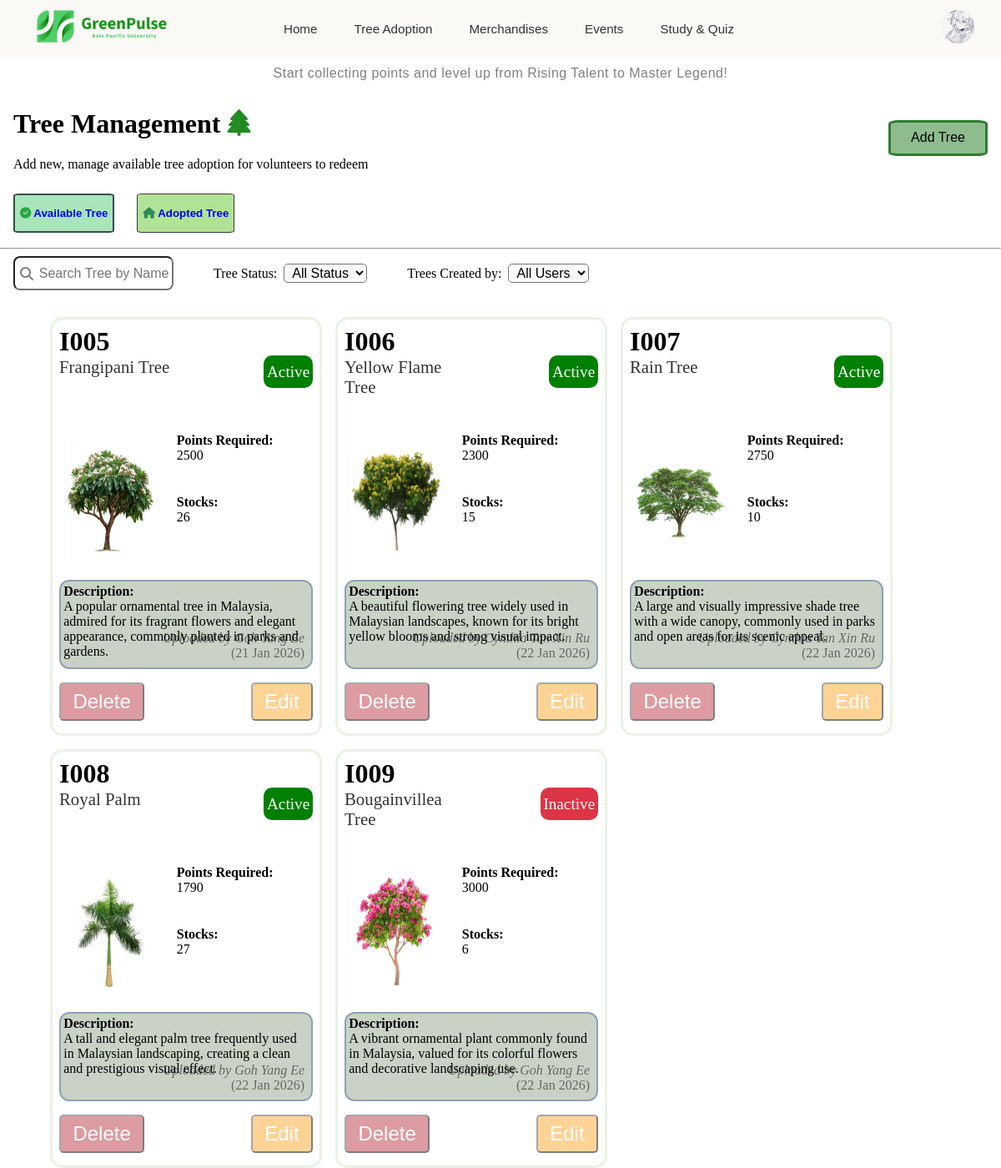
Screenshot of /pages/committee/availableTreePage.php (signed in) with the database file from the repository.
### tables this page shows
CREATE TABLE `users` (
  `user_id` varchar(8) NOT NULL,
  `name` varchar(100) NOT NULL,
  `nationality` varchar(50) DEFAULT NULL,
  `gender` char(1) DEFAULT NULL,
  `date_of_birth` date NOT NULL,
  `contact_number` varchar(12) NOT NULL,
  `education_email` varchar(50) NOT NULL,
  `course_name` varchar(255) NOT NULL,
  `registration_date` date NOT NULL,
  `password` varchar(255) NOT NULL,
  `safety_question_1` varchar(150) DEFAULT NULL,
  `answer_1` varchar(150) DEFAULT NULL,
  `safety_question_2` varchar(150) DEFAULT NULL,
  `answer_2` varchar(150) DEFAULT NULL,
  `green_points` int(11) DEFAULT NULL,
  `total_earned` int(11) DEFAULT NULL,
  `avatar` varchar(255) DEFAULT NULL,
  `role` varchar(50) NOT NULL,
  `last_login` datetime DEFAULT NULL,
  `account_status` varchar(50) NOT NULL DEFAULT 'Active'
);

CREATE TABLE `announcement` (
  `announcement_id` varchar(8) NOT NULL,
  `user_id` varchar(8) NOT NULL,
  `announcement_details` varchar(255) NOT NULL,
  `announcement_datetime` datetime NOT NULL
);

CREATE TABLE `items` (
  `item_id` varchar(8) NOT NULL,
  `user_id` varchar(8) NOT NULL,
  `item_name` varchar(100) NOT NULL,
  `item_image` varchar(255) NOT NULL,
  `item_description` varchar(255) NOT NULL,
  `item_redeem_points` int(11) NOT NULL,
  `item_stock` int(11) NOT NULL,
  `category` varchar(50) NOT NULL,
  `posted_date` date NOT NULL,
  `item_status` varchar(50) NOT NULL DEFAULT 'Active'
);

### backend/sessionData.php (called while the page is built, shortened)
<?php
    $userID = $_SESSION["userID"];
?>

### pages/committee/availableTreePage.php (the view, shortened to what this page needs)
<?php
    include("../../conn.php");
    include("../../backend/sessionData.php");
            ?>
            <?php
    $sql = "SELECT * FROM items WHERE category = 'tree'";
    $search = '';
    $treeStatus = '';
    $treeCreatorStatus = '';
    if (!empty($search)) {
        $sql = "SELECT * FROM items WHERE item_name LIKE '%{$search}%' AND category = 'tree'";
    }
    else {
        if ($treeStatus === "" && $treeCreatorStatus === "") {
            $sql = "SELECT * FROM items WHERE category = 'tree'";
        }
    }
    $result = mysqli_query($conn, $sql);
?>
<!DOCTYPE html>
<html lang="en">
<head>
    <link rel="stylesheet" href="../../styles/committee.css">
    <link rel="stylesheet" href="https://cdnjs.cloudflare.com/ajax/libs/font-awesome/6.4.0/css/all.min.css">
</head>
<body>
    <?php include("header.php"); ?>
    <main>
        <div id="fullPage">
            <div id="upperTree">
                <div id="treeManageText">
                    <h1>Tree Management <i class="fa-solid fa-tree" style="color: #228B22;"></i></h1>
                    <p>Add new, manage available tree adoption for volunteers to redeem</p>
                </div>
                <button id="btnAddItem" name="btnAddItem"><span class="showDesktop">Add Tree</span><span class="showMobile"><i class="fa-solid fa-plus" style="color: white;"></i></span></button>
            </div>
            <div id="showTreeClass">
                <button id="btnAvailableTree" class="treeClass selectedButton">
                    <a href="availableTreePage.php" style="text-decoration: none;">
                        <i class="fa-solid fa-circle-check" style="color: #28a745;"></i>
                        <p><b>Available Tree</b></p>
                    </a>
                </button>
                <button id="btnAdoptedTree" class="treeClass">
                    <a href="adoptedTreePage.php" style="text-decoration: none;">
                        <i class="fa-solid fa-house" style="color: #2e8b57;"></i>
                        <p><b>Adopted Tree</b></p>
                    </a>
                </button>
            </div>
            <hr>
            <div id="displayTreeCard">
                <div id="upperTreeCard">
                    <form action="" method="GET">
                        <div id="treeSearchBar">
                            <i class="fa-solid fa-magnifying-glass" for="searchTree" id="treeSearchIcon"></i>
                            <input type="text" id="searchTree" name="searchTree" placeholder="Search Tree by Name">
                        </div>
                        <div id="filterBar">
                            <div>
                                <label for="filterAvailableTreeStatus">Tree Status: </label>
                                <select name="filterAvailableTreeStatus" id="filterAvailableTreeStatus" class="filterTree">
                                    <option value="">All Status</option>
                                </select>
                            </div>
                            <div>
                                <label for="filterAvailableTreeCreator">Trees Created by: </label>
                                <select name="filterAvailableTreeCreator" id="filterAvailableTreeCreator" class="filterTree">
                                    <option value="">All Users</option>
                                </select>
                            </div>
                        </div>
                    </form>
                </div>
                <div class="showTreeCardsSpace">
                    <div class="showTreeCards">
                        <?php
                            while ($row = mysqli_fetch_assoc($result)) {
                                $statusColor = "";
                                if ($row["item_status"] === "Active") {
                                    $statusColor = "green";
                                }
                                else {
                                    $statusColor = "#dc3545";
                                }
                                $findUploadName = "SELECT * FROM users WHERE user_id = '{$row['user_id']}'";
                                $uploaderResult = mysqli_query($conn, $findUploadName);
                                $uploaderName = mysqli_fetch_assoc($uploaderResult)['name'];
                                $uploadDate = date("d M Y", strtotime($row['posted_date']));
                                echo "
                                    <div class='treeCard'>
                                        <div class='upItemCard'>
                                            <div>
                                                <div>
                                                    <b class='itemId'>" . $row["item_id"] . "</b>
                                                </div>
                                                <div>
                                                    <p class='itemName'>" . $row["item_name"] ."</p>
                                                </div>
                                            </div>
                                            <div class='itemStatusContainer'>
                                                <p class='itemStatus' style='background-color: ". $statusColor ."'>". $row["item_status"] ."</p>
                                            </div>
                                        </div>
                                        <div class='middleItemCard'>
                                            <div class='itemImage'>
                                                <img src='../../". $row['item_image'] ."' alt='tree image'>
                                            </div>
                                            <div class='itemInventory'>
                                                <div class='treePoint'>
                                                    <b>Points Required:</b>
                                                    <p>" . $row['item_redeem_points'] . "</p>
                                                </div>
                                                <div class='itemStock'>
                                                    <b>Stocks:</b>
                                                    <p>" . $row['item_stock'] . "</p>
                                                </div>
                                            </div>
                                        </div>
                                        <div class='itemInfo'>
                                            <div class='itemDescription'>
                                                <b>Description:</b>
                                                <p>" . $row['item_description'] . "</p>
                                            </div>
                                            <div class='itemUploadInfo'>
                                                <p><i>Uploaded by " . $uploaderName . "</i></p>
                                                <p> (" . $uploadDate . ")</p>
                                            </div>
                                        </div>
                                        <div class='itemButton'>
                                            <form action='#' method='GET'>
                                                <input type='hidden' name='targetItemID' value='" . $row['item_id'] . "'>
                                                <input type='hidden' name='targetUserID' id='tree_userId' value='" . $row['user_id'] . "'>
                                                <input type='hidden' name='targetItemName' value='" . $row['item_name'] . "'>
                                                <input type='hidden' name='targetItemImage' value='" . $row['item_image'] . "'>
                                                <input type='hidden' name='targetItemDescription' value='" . $row['item_description'] . "'>
                                                <input type='hidden' name='targetRedeemPoints' value='" . $row['item_redeem_points'] . "'>
                                                <input type='hidden' name='targetStock' value='" . $row['item_stock'] . "'>
                                                <button type='submit' name='deleteBtn' class='itemDeleteBtn'>Delete</button>
                                                <button type='submit' name='editBtn' class='itemEditBtn'>Edit</button>
                                            </form>
                                        </div>
                                    </div>";
                            }
                        ?>
                    </div>
                </div>
            </div>
        </div>
    </main>
</body>
</html>

### pages/committee/header.php (shortened to what this page needs)
<?php
    $sql_avatar = "SELECT * FROM users WHERE user_id = '$userID'";
    $result_avatar = mysqli_query($conn, $sql_avatar);
    $row = mysqli_fetch_assoc($result_avatar);
    $profilePhoto = $row["avatar"];
    $sql_announcement = "SELECT announcement_details FROM announcement ORDER BY announcement_datetime DESC LIMIT 1";
    $result_announcement = mysqli_query($conn, $sql_announcement);
    $announcement_row = mysqli_fetch_assoc($result_announcement);
    $latestAnnouncement = $announcement_row ? $announcement_row["announcement_details"] : "No announcements at this time.";
?>
<header>
    <nav class = "navigation-bar">
        <div class = "logo" onclick = "window.location.href='index.php'">
            <img src="../../src/elements/logo_horizontal.png" alt="Logo">
        </div>
        <div class = "desktopMenu">
            <a href="index.php">Home</a>
            <a href="availableTreePage.php">Tree Adoption</a>
            <a href="merchandiseManagement.php">Merchandises</a>
            <a href="eventMain.php">Events</a>
            <a href="studyQuizMain.php">Study & Quiz</a>
        </div>
        <div class = "profile">
            <img src="../../<?php echo $profilePhoto ?>" alt="Profile Picture">
        </div>
    </nav>
    <div class = "banner">
        <marquee direction = "left" scrollamount = "10">
            <p><?php echo ($latestAnnouncement); ?></p>
        </marquee>
    </div>
</header>

### rows the page displays
users: avatar (picture)
announcement: announcement_details "Start collecting points and level up from Rising Talent to Master Legend!"
items: item_id "I005", item_name "Frangipani Tree", item_status "Active", item_image (picture), item_redeem_points "2500", item_stock "26", item_description "A popular ornamental tree in Malaysia, admired for its fragrant flowers and elegant appearance, commonly planted in parks and gardens.", user.name "Goh Yang Ee", posted_date "21 Jan 2026"
items: item_id "I006", item_name "Yellow Flame Tree", item_status "Active", item_image (picture), item_redeem_points "2300", item_stock "15", item_description "A beautiful flowering tree widely used in Malaysian landscapes, known for its bright yellow blooms and strong visual impact.", user.name "Cynthia Tan Xin Ru", posted_date "22 Jan 2026"
items: item_id "I007", item_name "Rain Tree", item_status "Active", item_image (picture), item_redeem_points "2750", item_stock "10", item_description "A large and visually impressive shade tree with a wide canopy, commonly used in parks and open areas for its scenic appeal.", user.name "Cynthia Tan Xin Ru", posted_date "22 Jan 2026"
items: item_id "I008", item_name "Royal Palm", item_status "Active", item_image (picture), item_redeem_points "1790", item_stock "27", item_description "A tall and elegant palm tree frequently used in Malaysian landscaping, creating a clean and prestigious visual effect.", user.name "Goh Yang Ee", posted_date "22 Jan 2026"
items: item_id "I009", item_name "Bougainvillea Tree", item_status "Inactive", item_image (picture), item_redeem_points "3000", item_stock "6", item_description "A vibrant ornamental plant commonly found in Malaysia, valued for its colorful flowers and decorative landscaping use.", user.name "Goh Yang Ee", posted_date "22 Jan 2026"
